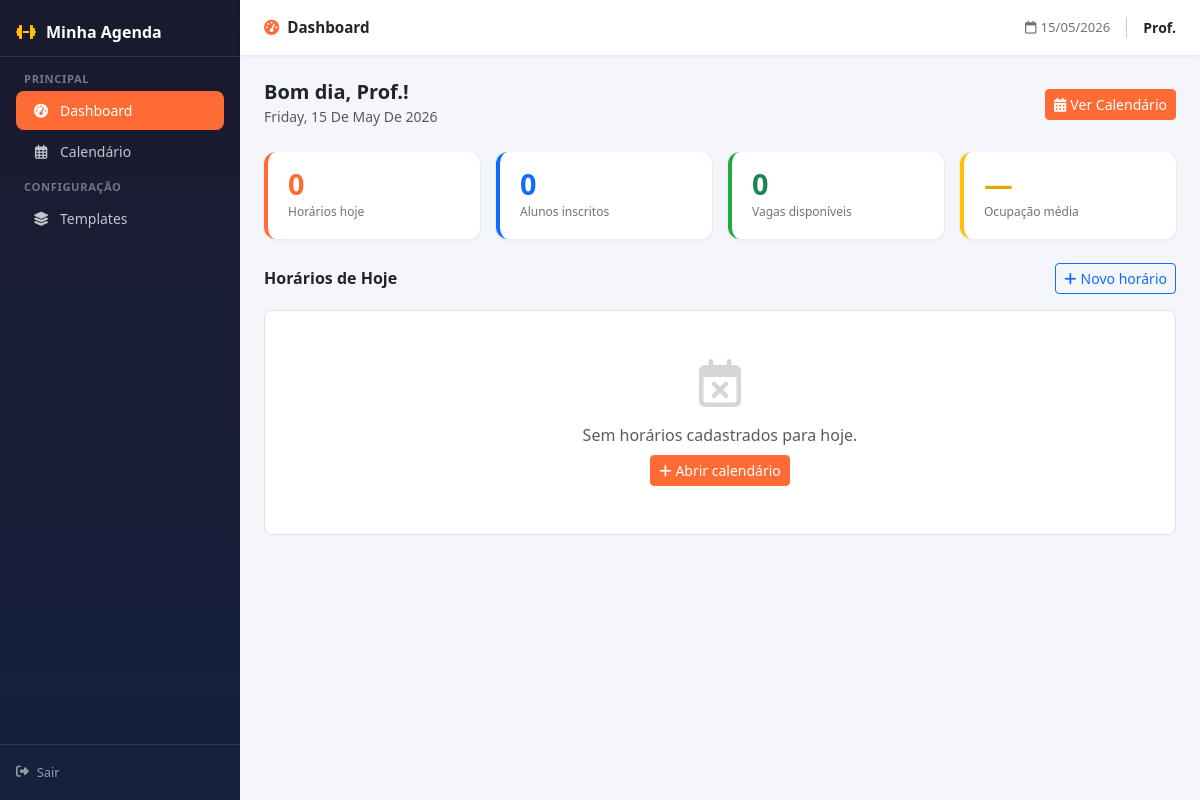
The app's page /provider/dashboard (signed in), older data.
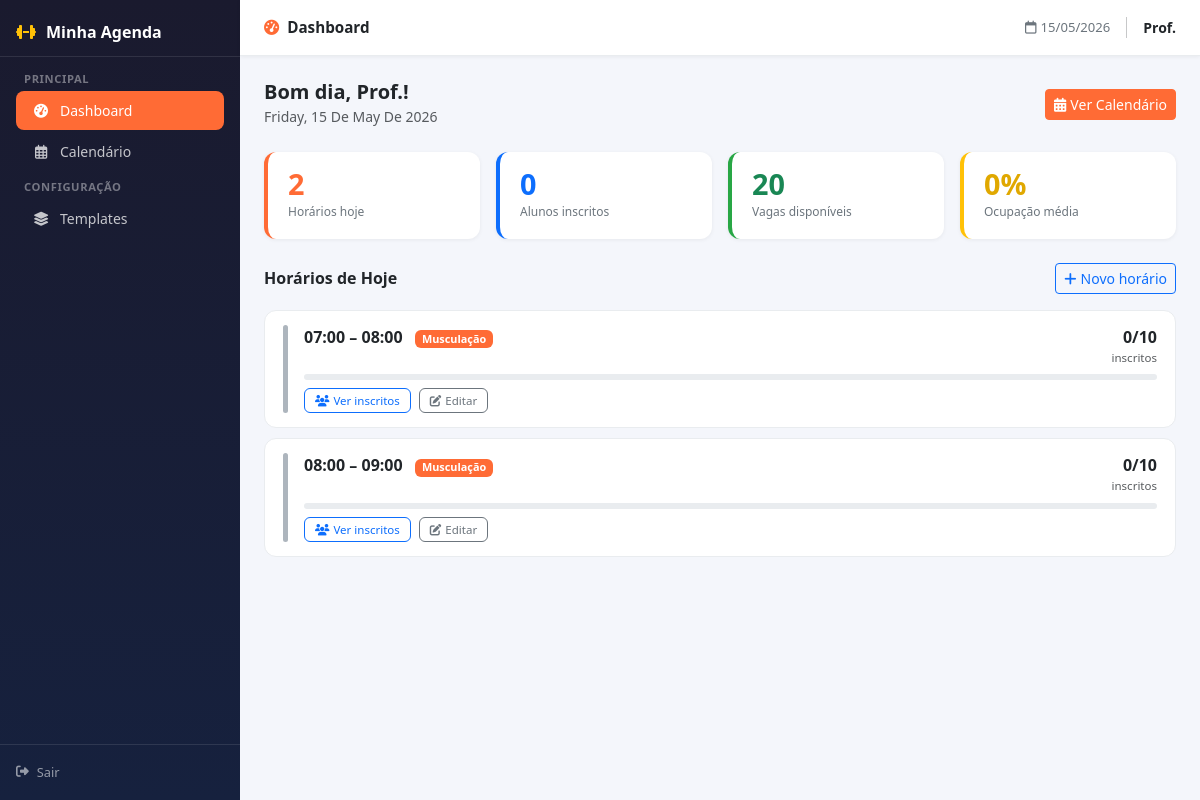
The same page, newer data.
### app/models/schedule_slot.py (models this page shows, shortened)
class ScheduleSlot(db.Model):
    __tablename__ = 'schedule_slots'
    id = db.Column(db.Integer, primary_key=True)
    provider_id = db.Column(db.Integer, db.ForeignKey('users.id'), nullable=False)
    template_id = db.Column(db.Integer, db.ForeignKey('schedule_templates.id'), nullable=True)
    modality_id = db.Column(db.Integer, db.ForeignKey('modalities.id'), nullable=True)
    date = db.Column(db.Date, nullable=False)
    start_time = db.Column(db.Time, nullable=False)
    end_time = db.Column(db.Time, nullable=False)
    max_capacity = db.Column(db.Integer, nullable=False)
    status = db.Column(db.Enum('active', 'cancelled', 'full', name='slot_status'), default='active')
    cancel_reason = db.Column(db.String(255), nullable=True)
    created_at = db.Column(db.DateTime, default=datetime.utcnow)
    provider = db.relationship('User', backref='slots')
    template = db.relationship('ScheduleTemplate', backref='slots')
    modality = db.relationship('Modality', backref='slots')
    @property
    def booked_count(self):
        from app.models.booking import Booking, BookingStatus
        return Booking.query.filter_by(slot_id=self.id, status=BookingStatus.CONFIRMED).count()
    @property
    def occupancy_pct(self):
        if not self.max_capacity:
            return 0
        return (self.booked_count * 100) / self.max_capacity

### app/models/modality.py (models this page shows, shortened)
class Modality(db.Model):
    __tablename__ = 'modalities'
    id = db.Column(db.Integer, primary_key=True)
    name = db.Column(db.String(100), nullable=False)
    description = db.Column(db.Text)
    color = db.Column(db.String(7), default='#FF6B35')
    icon = db.Column(db.String(50))
    is_active = db.Column(db.Boolean, default=True)
    credits_cost = db.Column(db.Integer, default=1, nullable=False)
    slot_duration_min = db.Column(db.Integer, default=60, nullable=False)
    is_featured = db.Column(db.Boolean, default=False)
    requires_gender_segregation = db.Column(db.Boolean, default=False)
    created_at = db.Column(db.DateTime, default=datetime.utcnow)
    updated_at = db.Column(db.DateTime, default=datetime.utcnow, onupdate=datetime.utcnow)

### app/routes/provider.py (the view)
@provider_bp.route("/dashboard")
@_require_provider
def dashboard():
    today = date.today()
    slots = (
        ScheduleSlot.query
        .filter_by(provider_id=current_user.id, date=today)
        .order_by(ScheduleSlot.start_time)
        .all()
    )
    total_booked = sum(s.booked_count for s in slots)
    total_capacity = sum(s.max_capacity for s in slots)
    return render_template(
        "provider/dashboard.html",
        today=today,
        slots=slots,
        total_booked=total_booked,
        total_capacity=total_capacity,
        slot_color_key=_slot_color_key,
    )

### app/models/user.py (called while the page is built)
    @property
    def is_instructor(self):
        return self.role in ['instructor', 'provider']

### app/routes/provider.py (called while the page is built)
def _require_provider(fn):
    @wraps(fn)
    @login_required
    def wrapper(*args, **kwargs):
        if not current_user.is_instructor:
            abort(403)
        return fn(*args, **kwargs)
    return wrapper

### app/templates/provider/dashboard.html (shortened to what the changed rows need)
{% extends "provider/base.html" %}
{% block content %}
<div class="row g-3 mb-4">
  <div class="col-6 col-md-3">
    <div class="stat-card orange">
      <div class="stat-value text-primary">{{ slots | length }}</div>
      <div class="stat-label">Horários hoje</div>
    </div>
  </div>
  <div class="col-6 col-md-3">
    <div class="stat-card green">
      <div class="stat-value text-success">{{ total_capacity - total_booked }}</div>
      <div class="stat-label">Vagas disponíveis</div>
    </div>
  </div>
  <div class="col-6 col-md-3">
    <div class="stat-card yellow">
      <div class="stat-value" style="color:#e0a800;">
        {% if total_capacity %}
          {{ ((total_booked / total_capacity) * 100) | round(0) | int }}%
        {% else %}
          —
        {% endif %}
      </div>
      <div class="stat-label">Ocupação média</div>
    </div>
  </div>
</div>
{% if slots %}
  {% for slot in slots %}
    {% set pct = slot.occupancy_pct %}
    {% if slot.status == 'cancelled' %}
      {% set color = '#6c757d' %}
      {% set fill_class = 'bg-secondary' %}
    {% elif pct == 0 %}
      {% set color = '#adb5bd' %}
      {% set fill_class = 'bg-secondary' %}
    {% elif pct < 50 %}
      {% set color = '#28a745' %}
      {% set fill_class = 'bg-success' %}
    {% elif pct <= 80 %}
      {% set color = '#e0a800' %}
      {% set fill_class = 'bg-warning' %}
    {% else %}
      {% set color = '#dc3545' %}
      {% set fill_class = 'bg-danger' %}
    {% endif %}
    <div class="slot-row d-flex gap-3 align-items-start
                {{ 'opacity-50' if slot.status == 'cancelled' }}">
      <div class="slot-color-bar" style="background: {{ color }};"></div>
      <div class="flex-grow-1">
        <div class="d-flex justify-content-between align-items-start">
          <div>
            <span class="fw-bold">
              {{ slot.start_time.strftime('%H:%M') }} – {{ slot.end_time.strftime('%H:%M') }}
            </span>
            {% if slot.modality %}
              <span class="badge ms-2"
                    style="background:{{ slot.modality.color }}; font-size:.68rem;">
                {{ slot.modality.name }}
              </span>
            {% endif %}
          </div>
          <div class="text-end">
            <span class="fw-semibold">{{ slot.booked_count }}/{{ slot.max_capacity }}</span>
            <div class="text-muted" style="font-size:.72rem;">inscritos</div>
          </div>
        </div>
        <div class="occ-bar mt-2">
        </div>
        {% if slot.status != 'cancelled' %}
          <div class="d-flex gap-2 mt-2 flex-wrap">
            <button class="btn btn-xs btn-outline-primary"
                    style="font-size:.72rem; padding:3px 10px;"
                    onclick="toggleAttendees({{ slot.id }}, this)">
              <i class="fas fa-users me-1"></i>Ver inscritos
            </button>
            <a href="{{ url_for('provider.calendar') }}" class="btn btn-xs btn-outline-secondary"
               style="font-size:.72rem; padding:3px 10px;">
              <i class="fas fa-edit me-1"></i>Editar
            </a>
          </div>
        {% endif %}
      </div>
    </div>
  {% endfor %}
{% else %}
  <div class="text-center py-5 bg-white rounded-3 border">
    <i class="far fa-calendar-times fa-3x text-muted mb-3 opacity-25 d-block"></i>
    <p class="text-muted mb-2">Sem horários cadastrados para hoje.</p>
    <a href="{{ url_for('provider.calendar') }}" class="btn btn-primary btn-sm">
      <i class="fas fa-plus me-1"></i>Abrir calendário
    </a>
  </div>
{% endif %}
{% endblock %}

Row changes from the older to the newer data that the page shows:
now on this page (row edited): ScheduleSlot: start_time "07:00", end_time "08:00", modality.name "Musculação", booked_count "0", max_capacity "10"
now on this page (row edited): ScheduleSlot: start_time "08:00", end_time "09:00", modality.name "Musculação", booked_count "0", max_capacity "10"
Text that changed along with them:
{{ slots | length }}: "0" → "2"
{{ total_capacity - total_booked }}: "0" → "20"
{{ ((total_booked / total_capacity) * 100) | round(0) | int }}: (not shown) → "0"
text no longer shown: "— Sem horários cadastrados para hoje. Abrir calendário"
